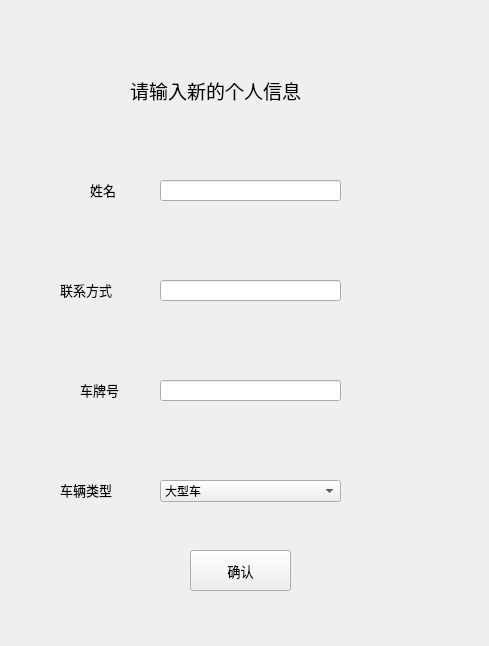
<?xml version="1.0" encoding="UTF-8"?>
<ui version="4.0">
 <class>edit_info</class>
 <widget class="QWidget" name="edit_info">
  <property name="geometry">
   <rect>
    <x>0</x>
    <y>0</y>
    <width>489</width>
    <height>646</height>
   </rect>
  </property>
  <property name="minimumSize">
   <size>
    <width>489</width>
    <height>646</height>
   </size>
  </property>
  <property name="maximumSize">
   <size>
    <width>489</width>
    <height>646</height>
   </size>
  </property>
  <property name="windowTitle">
   <string>修改个人资料</string>
  </property>
  <widget class="QLabel" name="label">
   <property name="geometry">
    <rect>
     <x>130</x>
     <y>70</y>
     <width>231</width>
     <height>41</height>
    </rect>
   </property>
   <property name="font">
    <font>
     <family>黑体</family>
     <pointsize>14</pointsize>
    </font>
   </property>
   <property name="text">
    <string>请输入新的个人信息</string>
   </property>
  </widget>
  <widget class="QLabel" name="label_2">
   <property name="geometry">
    <rect>
     <x>90</x>
     <y>180</y>
     <width>41</width>
     <height>21</height>
    </rect>
   </property>
   <property name="font">
    <font>
     <family>黑体</family>
     <pointsize>10</pointsize>
    </font>
   </property>
   <property name="text">
    <string>&lt;html&gt;&lt;head/&gt;&lt;body&gt;&lt;p&gt;姓名&lt;/p&gt;&lt;/body&gt;&lt;/html&gt;</string>
   </property>
  </widget>
  <widget class="QLabel" name="label_3">
   <property name="geometry">
    <rect>
     <x>60</x>
     <y>280</y>
     <width>72</width>
     <height>21</height>
    </rect>
   </property>
   <property name="font">
    <font>
     <family>黑体</family>
     <pointsize>10</pointsize>
    </font>
   </property>
   <property name="text">
    <string>&lt;html&gt;&lt;head/&gt;&lt;body&gt;&lt;p&gt;联系方式&lt;/p&gt;&lt;/body&gt;&lt;/html&gt;</string>
   </property>
  </widget>
  <widget class="QLabel" name="label_4">
   <property name="geometry">
    <rect>
     <x>80</x>
     <y>380</y>
     <width>51</width>
     <height>21</height>
    </rect>
   </property>
   <property name="font">
    <font>
     <family>黑体</family>
     <pointsize>10</pointsize>
    </font>
   </property>
   <property name="text">
    <string>&lt;html&gt;&lt;head/&gt;&lt;body&gt;&lt;p&gt;车牌号&lt;/p&gt;&lt;/body&gt;&lt;/html&gt;</string>
   </property>
  </widget>
  <widget class="QLabel" name="label_5">
   <property name="geometry">
    <rect>
     <x>60</x>
     <y>480</y>
     <width>72</width>
     <height>21</height>
    </rect>
   </property>
   <property name="font">
    <font>
     <family>黑体</family>
     <pointsize>10</pointsize>
    </font>
   </property>
   <property name="text">
    <string>&lt;html&gt;&lt;head/&gt;&lt;body&gt;&lt;p&gt;车辆类型&lt;/p&gt;&lt;/body&gt;&lt;/html&gt;</string>
   </property>
  </widget>
  <widget class="QLineEdit" name="lineEdit">
   <property name="geometry">
    <rect>
     <x>160</x>
     <y>180</y>
     <width>181</width>
     <height>21</height>
    </rect>
   </property>
   <property name="maxLength">
    <number>20</number>
   </property>
  </widget>
  <widget class="QLineEdit" name="lineEdit_2">
   <property name="geometry">
    <rect>
     <x>160</x>
     <y>280</y>
     <width>181</width>
     <height>21</height>
    </rect>
   </property>
   <property name="maxLength">
    <number>20</number>
   </property>
  </widget>
  <widget class="QLineEdit" name="lineEdit_3">
   <property name="geometry">
    <rect>
     <x>160</x>
     <y>380</y>
     <width>181</width>
     <height>21</height>
    </rect>
   </property>
   <property name="maxLength">
    <number>20</number>
   </property>
  </widget>
  <widget class="QPushButton" name="pushButton">
   <property name="geometry">
    <rect>
     <x>190</x>
     <y>550</y>
     <width>101</width>
     <height>41</height>
    </rect>
   </property>
   <property name="font">
    <font>
     <family>黑体</family>
     <pointsize>10</pointsize>
    </font>
   </property>
   <property name="text">
    <string>确认</string>
   </property>
  </widget>
  <widget class="QComboBox" name="comboBox">
   <property name="geometry">
    <rect>
     <x>160</x>
     <y>480</y>
     <width>181</width>
     <height>22</height>
    </rect>
   </property>
   <item>
    <property name="text">
     <string>大型车</string>
    </property>
   </item>
   <item>
    <property name="text">
     <string>中型车</string>
    </property>
   </item>
   <item>
    <property name="text">
     <string>小型车</string>
    </property>
   </item>
  </widget>
 </widget>
 <resources/>
 <connections/>
</ui>
